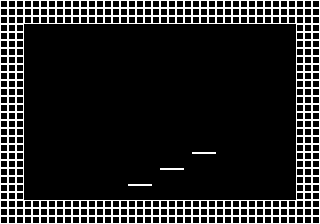

Below is a game level as drawn by its tile map, then a one-line description and the .tmx file that defines it, in full:
An orthogonal 40x28 tile map with 8x8 px tiles, 1 tile layer (LevelDesign).

<map version="1.10" tiledversion="1.11.0" orientation="orthogonal" renderorder="right-down" width="40" height="28" tilewidth="8" tileheight="8" infinite="0" nextlayerid="2" nextobjectid="1">
 <tileset firstgid="1" name="tileset" tilewidth="8" tileheight="8" tilecount="3" columns="3">
  <image source="tileset.png" width="24" height="8" />
 </tileset>
 <layer id="1" name="LevelDesign" width="40" height="28">
  <data encoding="csv">
2,2,2,2,2,2,2,2,2,2,2,2,2,2,2,2,2,2,2,2,2,2,2,2,2,2,2,2,2,2,2,2,2,2,2,2,2,2,2,2,
2,2,2,2,2,2,2,2,2,2,2,2,2,2,2,2,2,2,2,2,2,2,2,2,2,2,2,2,2,2,2,2,2,2,2,2,2,2,2,2,
2,2,2,2,2,2,2,2,2,2,2,2,2,2,2,2,2,2,2,2,2,2,2,2,2,2,2,2,2,2,2,2,2,2,2,2,2,2,2,2,
2,2,2,1,1,1,1,1,1,1,1,1,1,1,1,1,1,1,1,1,1,1,1,1,1,1,1,1,1,1,1,1,1,1,1,1,1,2,2,2,
2,2,2,1,1,1,1,1,1,1,1,1,1,1,1,1,1,1,1,1,1,1,1,1,1,1,1,1,1,1,1,1,1,1,1,1,1,2,2,2,
2,2,2,1,1,1,1,1,1,1,1,1,1,1,1,1,1,1,1,1,1,1,1,1,1,1,1,1,1,1,1,1,1,1,1,1,1,2,2,2,
2,2,2,1,1,1,1,1,1,1,1,1,1,1,1,1,1,1,1,1,1,1,1,1,1,1,1,1,1,1,1,1,1,1,1,1,1,2,2,2,
2,2,2,1,1,1,1,1,1,1,1,1,1,1,1,1,1,1,1,1,1,1,1,1,1,1,1,1,1,1,1,1,1,1,1,1,1,2,2,2,
2,2,2,1,1,1,1,1,1,1,1,1,1,1,1,1,1,1,1,1,1,1,1,1,1,1,1,1,1,1,1,1,1,1,1,1,1,2,2,2,
2,2,2,1,1,1,1,1,1,1,1,1,1,1,1,1,1,1,1,1,1,1,1,1,1,1,1,1,1,1,1,1,1,1,1,1,1,2,2,2,
2,2,2,1,1,1,1,1,1,1,1,1,1,1,1,1,1,1,1,1,1,1,1,1,1,1,1,1,1,1,1,1,1,1,1,1,1,2,2,2,
2,2,2,1,1,1,1,1,1,1,1,1,1,1,1,1,1,1,1,1,1,1,1,1,1,1,1,1,1,1,1,1,1,1,1,1,1,2,2,2,
2,2,2,1,1,1,1,1,1,1,1,1,1,1,1,1,1,1,1,1,1,1,1,1,1,1,1,1,1,1,1,1,1,1,1,1,1,2,2,2,
2,2,2,1,1,1,1,1,1,1,1,1,1,1,1,1,1,1,1,1,1,1,1,1,1,1,1,1,1,1,1,1,1,1,1,1,1,2,2,2,
2,2,2,1,1,1,1,1,1,1,1,1,1,1,1,1,1,1,1,1,1,1,1,1,1,1,1,1,1,1,1,1,1,1,1,1,1,2,2,2,
2,2,2,1,1,1,1,1,1,1,1,1,1,1,1,1,1,1,1,1,1,1,1,1,1,1,1,1,1,1,1,1,1,1,1,1,1,2,2,2,
2,2,2,1,1,1,1,1,1,1,1,1,1,1,1,1,1,1,1,1,1,1,1,1,1,1,1,1,1,1,1,1,1,1,1,1,1,2,2,2,
2,2,2,1,1,1,1,1,1,1,1,1,1,1,1,1,1,1,1,1,1,1,1,1,1,1,1,1,1,1,1,1,1,1,1,1,1,2,2,2,
2,2,2,1,1,1,1,1,1,1,1,1,1,1,1,1,1,1,1,1,1,1,1,1,1,1,1,1,1,1,1,1,1,1,1,1,1,2,2,2,
2,2,2,1,1,1,1,1,1,1,1,1,1,1,1,1,1,1,1,1,1,1,1,1,3,3,3,1,1,1,1,1,1,1,1,1,1,2,2,2,
2,2,2,1,1,1,1,1,1,1,1,1,1,1,1,1,1,1,1,1,1,1,1,1,1,1,1,1,1,1,1,1,1,1,1,1,1,2,2,2,
2,2,2,1,1,1,1,1,1,1,1,1,1,1,1,1,1,1,1,1,3,3,3,1,1,1,1,1,1,1,1,1,1,1,1,1,1,2,2,2,
2,2,2,1,1,1,1,1,1,1,1,1,1,1,1,1,1,1,1,1,1,1,1,1,1,1,1,1,1,1,1,1,1,1,1,1,1,2,2,2,
2,2,2,1,1,1,1,1,1,1,1,1,1,1,1,1,3,3,3,1,1,1,1,1,1,1,1,1,1,1,1,1,1,1,1,1,1,2,2,2,
2,2,2,1,1,1,1,1,1,1,1,1,1,1,1,1,1,1,1,1,1,1,1,1,1,1,1,1,1,1,1,1,1,1,1,1,1,2,2,2,
2,2,2,2,2,2,2,2,2,2,2,2,2,2,2,2,2,2,2,2,2,2,2,2,2,2,2,2,2,2,2,2,2,2,2,2,2,2,2,2,
2,2,2,2,2,2,2,2,2,2,2,2,2,2,2,2,2,2,2,2,2,2,2,2,2,2,2,2,2,2,2,2,2,2,2,2,2,2,2,2,
2,2,2,2,2,2,2,2,2,2,2,2,2,2,2,2,2,2,2,2,2,2,2,2,2,2,2,2,2,2,2,2,2,2,2,2,2,2,2,2
</data>
 </layer>
</map>